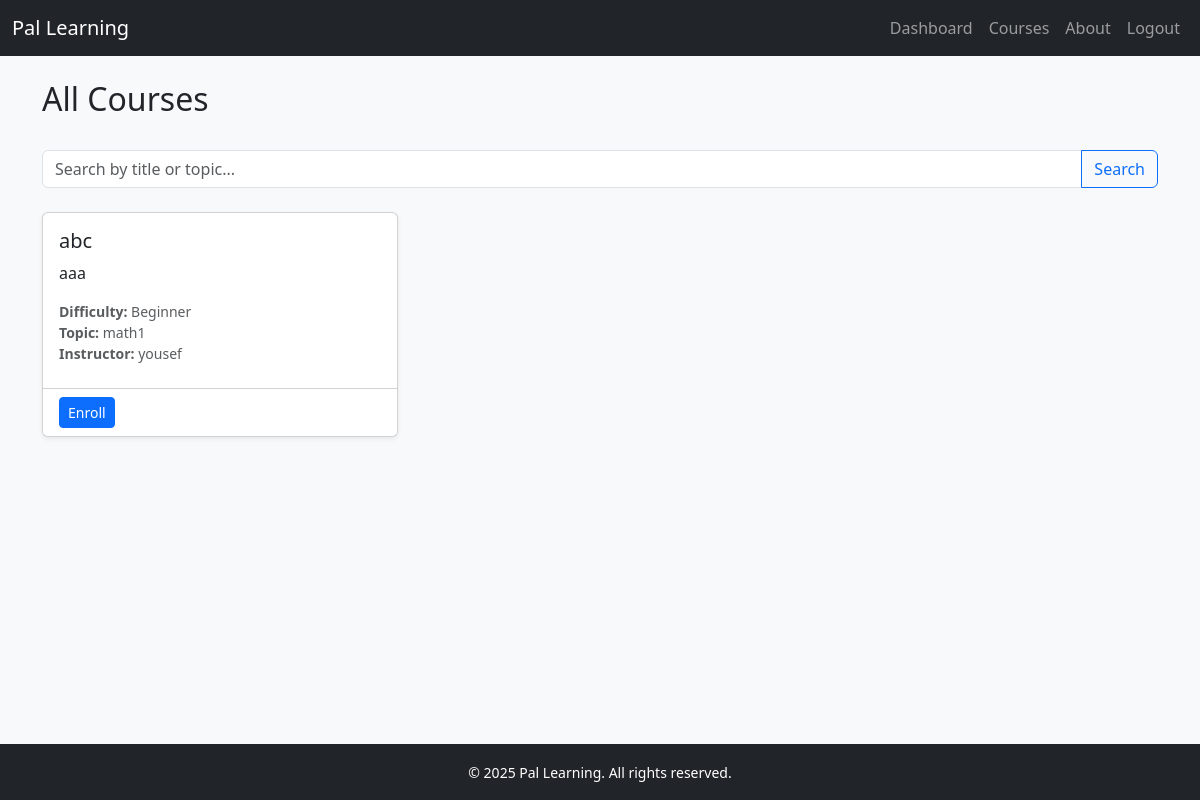
The page /courses/ (signed in) on the database as committed earlier.
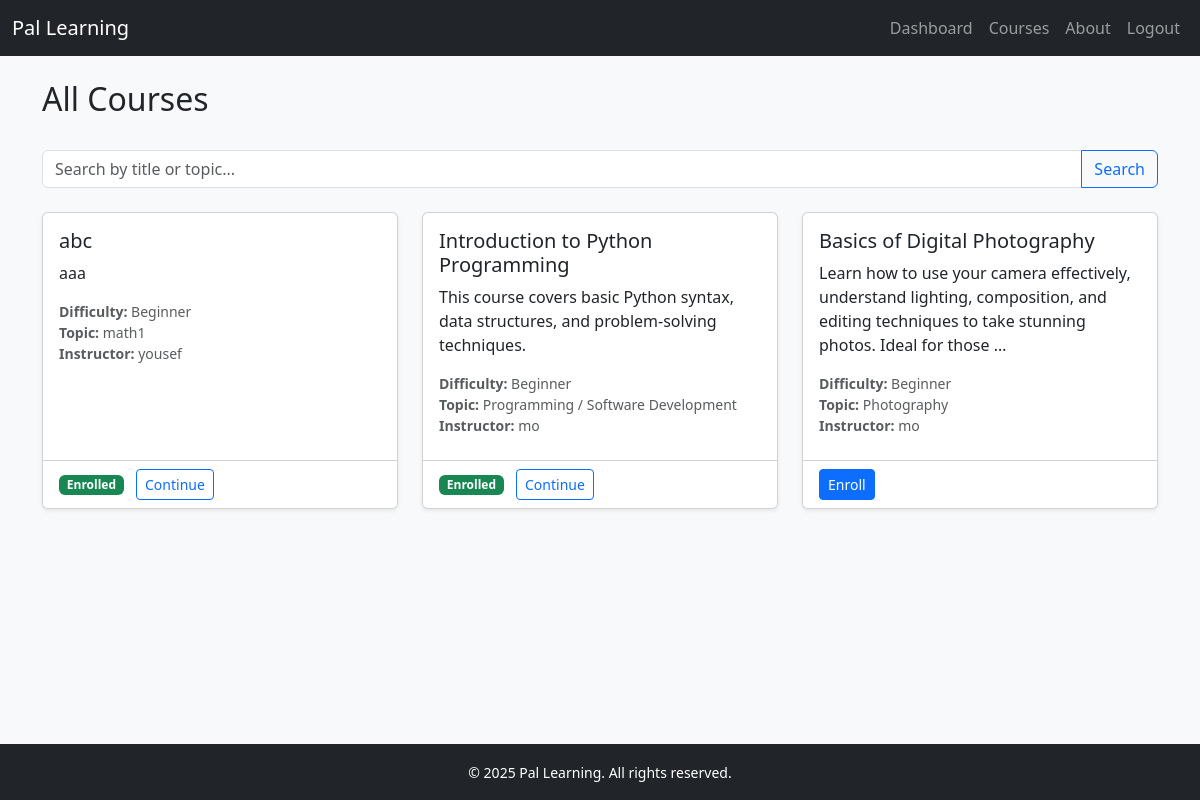
The same page on the database as committed later.
### pal_learning_app/models.py (models this page shows, shortened)
class Course(models.Model):
    BEGINNER     = 'beginner'
    INTERMEDIATE = 'intermediate'
    ADVANCED     = 'advanced'
    DIFFICULTY_CHOICES = [
        (BEGINNER,     'Beginner'),
        (INTERMEDIATE, 'Intermediate'),
        (ADVANCED,     'Advanced'),
    ]
    title        = models.CharField(max_length=255)
    description  = models.TextField(blank=True)
    topic        = models.CharField(max_length=100, blank=True)
    difficulty   = models.CharField(max_length=20, choices=DIFFICULTY_CHOICES, default=BEGINNER)
    instructor   = models.ForeignKey(settings.AUTH_USER_MODEL, on_delete=models.PROTECT, related_name='courses_taught')
    created_at   = models.DateTimeField(auto_now_add=True)
    updated_at   = models.DateTimeField(auto_now=True)

class CustomUser(AbstractUser):
    STUDENT    = 'student'
    INSTRUCTOR = 'instructor'
    ADMIN      = 'admin'
    ROLE_CHOICES = [
        (STUDENT,    'Student'),
        (INSTRUCTOR, 'Instructor'),
        (ADMIN,      'Admin'),
    ]
    objects = UserManager()
    email        = models.EmailField('email address', unique=True)
    role         = models.CharField(max_length=20, choices=ROLE_CHOICES, default=STUDENT)
    address      = models.CharField(max_length=255, blank=True)
    is_approved  = models.BooleanField(default=False)
    created_at   = models.DateTimeField(auto_now_add=True)
    updated_at   = models.DateTimeField(auto_now=True)
    USERNAME_FIELD = 'email'
    REQUIRED_FIELDS = []

### pal_learning_app/views.py (the view)
# urls.py: path('courses/',                          views.course_list,    name='course_list'),
@login_required
def course_list(request):
    q = request.GET.get('q', '').strip()
    courses = Course.objects.all()
    if q:
        courses = (
            courses.filter(title__icontains=q)
                   .union(courses.filter(topic__icontains=q))
        )
    for course in courses:
        course.is_enrolled = Enrollment.objects.filter(
            student=request.user,
            course=course,
            status=Enrollment.IN_PROGRESS
        ).exists()
        course.is_dropped = Enrollment.objects.filter(
            student=request.user,
            course=course,
            status=Enrollment.DROPPED
        ).exists()
    return render(request, 'course_list.html', {
        'courses': courses,
        'query':   q,
    })

### pal_learning_app/templates/course_list.html (shortened to what this page needs)
{% extends 'base.html' %}
{% block content %}
  <div class="d-flex justify-content-between align-items-center mb-4">
    <h2>All Courses</h2>
  </div>
  <form method="GET" class="input-group mb-4">
    <input type="text" name="q" class="form-control"
           placeholder="Search by title or topic..."
           value="{{ query }}">
    <button type="submit" class="btn btn-outline-primary">Search</button>
  </form>
  {% if courses %}
    <div class="row">
      {% for course in courses %}
        <div class="col-md-6 col-lg-4 mb-4">
          <div class="card h-100 shadow-sm d-flex flex-column">
            <div class="card-body">
              <h5 class="card-title">{{ course.title }}</h5>
              <p class="card-text">{{ course.description|truncatewords:20 }}</p>
              <p class="text-muted small mb-2">
                <strong>Difficulty:</strong> {{ course.get_difficulty_display }}<br>
                <strong>Topic:</strong> {{ course.topic }}<br>
                <strong>Instructor:</strong> {{ course.instructor.first_name }}
              </p>
            </div>
            <div class="card-footer bg-white mt-auto">
              {% if request.user.role == 'student' %}
                {% if course.is_enrolled %}
                  <span class="badge bg-success">Enrolled</span>
                  <a href="{% url 'course_detail' course.id %}"
                     class="btn btn-outline-primary btn-sm ms-2">
                    Continue
                  </a>
                {% else %}
                  <form method="post"
                        action="{% url 'enroll_course' course.id %}"
                        class="d-inline">
                    <button type="submit" class="btn btn-primary btn-sm">
                      Enroll
                    </button>
                  </form>
                {% endif %}
              {% else %}
                <a href="{% url 'course_detail' course.id %}"
                   class="btn btn-outline-primary btn-sm">
                  View
                </a>
              {% endif %}
            </div>
          </div>
        </div>
      {% endfor %}
    </div>
  {% else %}
    <div class="alert alert-info text-center">
      No courses found.
    </div>
  {% endif %}
{% endblock %}

### pal_learning_app/templates/base.html (shortened to what this page needs)
{% load static %}
<!DOCTYPE html>
<html lang="en">
<head>
  <link
    href="https://cdn.jsdelivr.net/npm/bootstrap@5.3.2/dist/css/bootstrap.min.css"
    rel="stylesheet"
  >
</head>
<body class="d-flex flex-column min-vh-100 bg-light">
  <nav class="navbar navbar-expand-lg navbar-dark bg-dark">
    <div class="container-fluid">
      <a class="navbar-brand" href="/">Pal Learning</a>
      <div class="collapse navbar-collapse" id="navbarNav">
        <ul class="navbar-nav ms-auto">
          <li class="nav-item"><a class="nav-link" href="/">Dashboard</a></li>
          <li class="nav-item"><a class="nav-link" href="/courses/">Courses</a></li>
          <li class="nav-item"><a class="nav-link" href="/about/">About</a></li>
          <li class="nav-item"><a class="nav-link" href="/logout/">Logout</a></li>
        </ul>
      </div>
    </div>
  </nav>
  <main class="container py-4 flex-grow-1">
    {% block content %}{% endblock %}
  </main>
  <footer class="bg-dark text-white text-center py-3 mt-auto">
    <div class="container">
      <small>&copy; 2025 Pal Learning. All rights reserved.</small>
    </div>
  </footer>
</body>
</html>

Rows that differ between the two databases and show on the page:
computed for Course "abc": text "Enroll" → "Enrolled Continue"
added Course: title "Introduction to Python Programming", description "This course covers basic Python syntax, data structures, and problem-solving techniques.", difficulty "Beginner", topic "Programming / Software Development", instructor.first_name "mo", shows "Enrolled"
added Course: title "Basics of Digital Photography", description "Learn how to use your camera effectively, understand lighting, composition, and editing techniques to take stunning photos. Ideal for those …", difficulty "Beginner", topic "Photography", instructor.first_name "mo", shows "Enroll"
